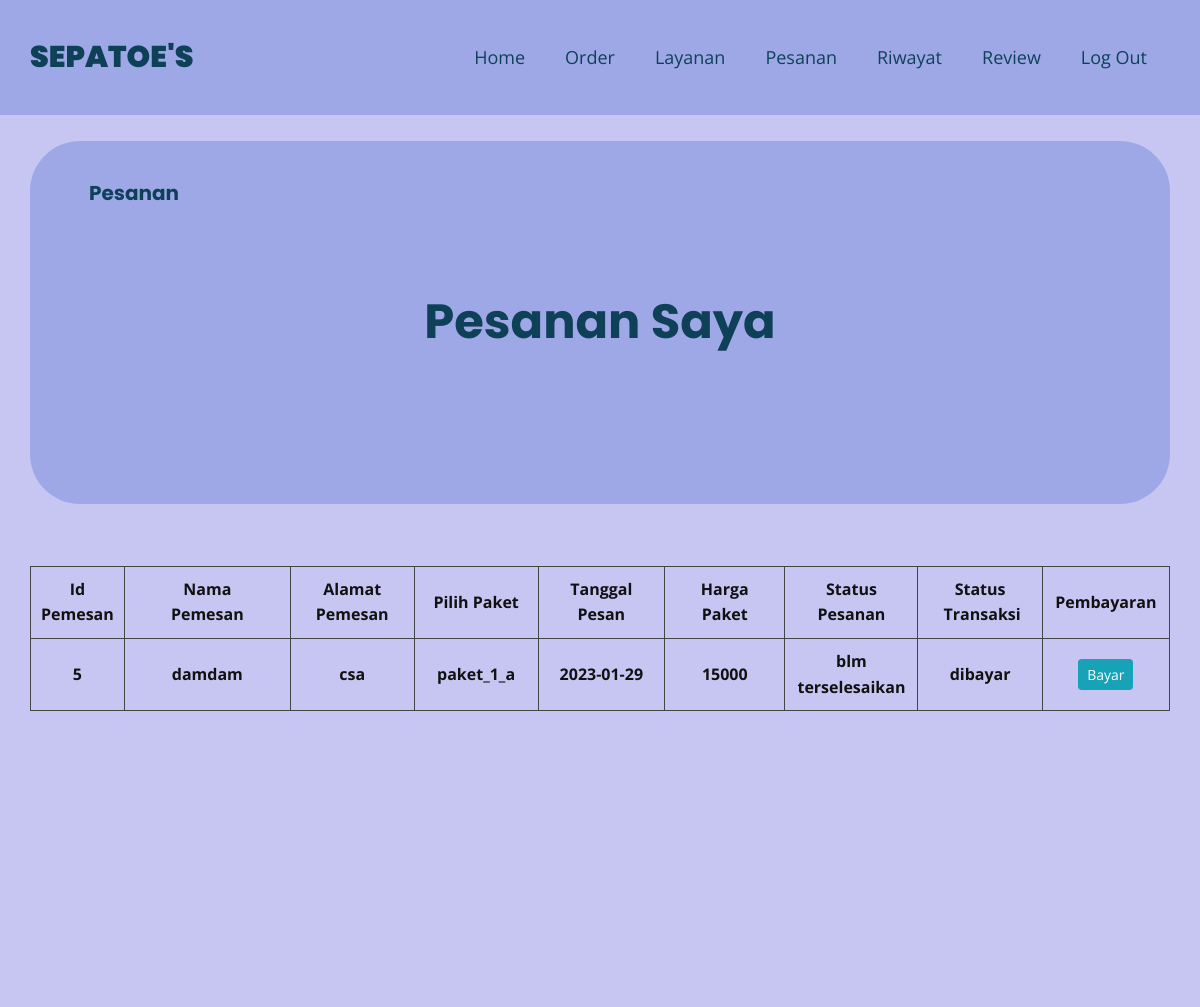
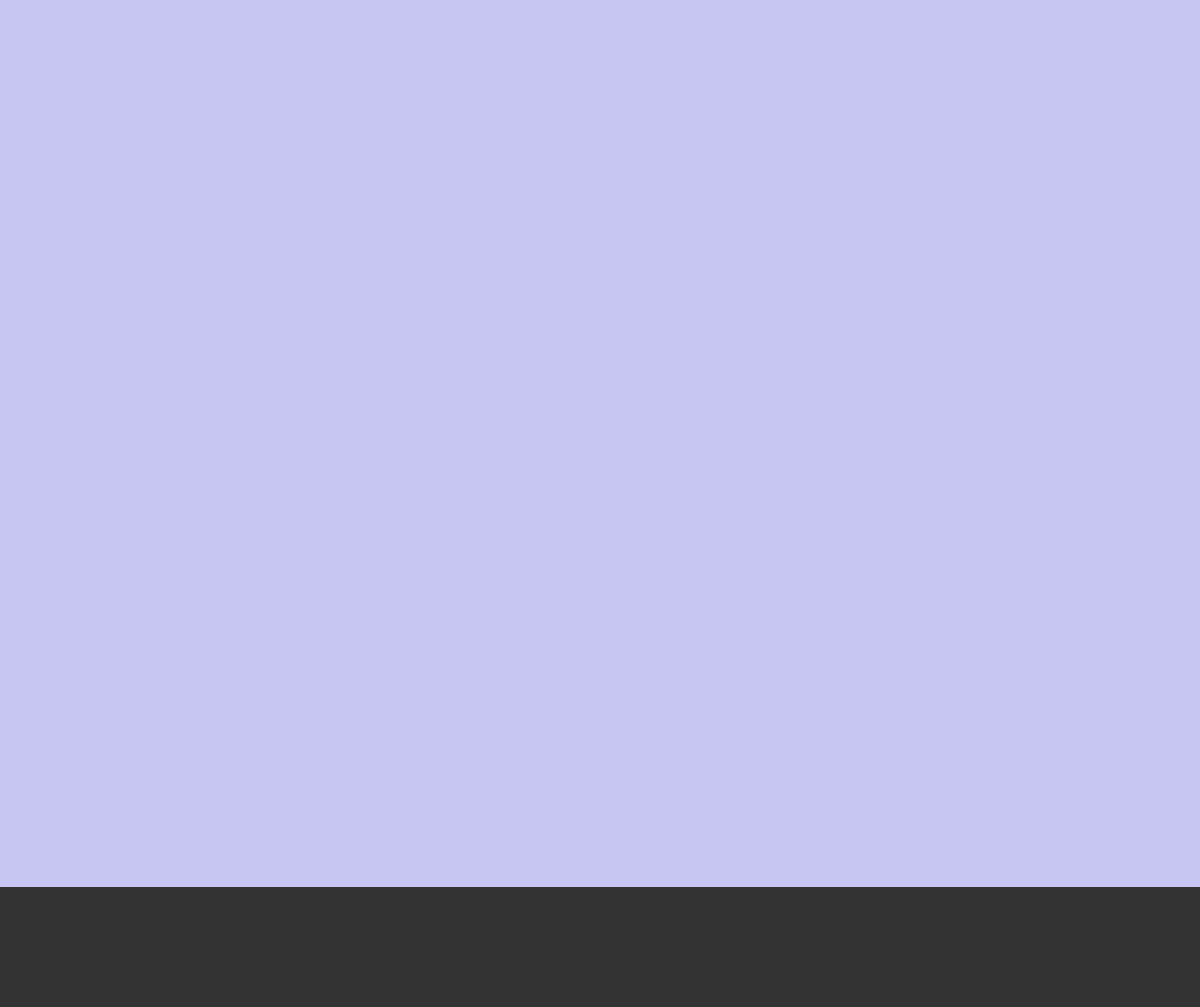
Page /pesanan.php?id=50 on the committed database (2 pictures, top to bottom).
### tables this page shows
CREATE TABLE `tb_order` (
  `id_order` int(11) NOT NULL,
  `id` int(11) NOT NULL,
  `nama_pemesan` varchar(50) NOT NULL,
  `nomor_hp_pemesan` int(13) NOT NULL,
  `alamat_pemesan` varchar(70) NOT NULL,
  `paket` varchar(70) NOT NULL,
  `harga` int(11) NOT NULL,
  `jenis_sepatu` varchar(70) NOT NULL,
  `tanggal` varchar(70) NOT NULL,
  `status` varchar(70) NOT NULL,
  `transaksi` varchar(50) NOT NULL,
  `metode` varchar(50) NOT NULL,
  `bukti` varchar(50) NOT NULL
);

### pesanan.php (the view, shortened to what this page needs)
<?php
include 'koneksi.php';
$sql = mysqli_query($conn, "SELECT * FROM tb_order WHERE id='$_GET[id]'  AND status='blm terselesaikan' OR status='diproses'");
$id = $_GET['id'];
?>
<!DOCTYPE html>
<html style="font-size: 16px;" lang="en"><head>
    <link rel="stylesheet" href="nicepage.css" media="screen">
<link rel="stylesheet" href="pesanan.css" media="screen">
                <link rel="stylesheet" href="https://cdn.jsdelivr.net/npm/bootstrap@4.5.3/dist/css/bootstrap.min.css"
>
  </head>
  <body class="u-body u-xl-mode" data-lang="en"><header class="u-clearfix u-custom-color-2 u-header u-header" id="sec-c9cd"><div class="u-clearfix u-sheet u-valign-middle-lg u-valign-middle-md u-valign-middle-sm u-valign-middle-xs u-sheet-1">
        <p class="u-custom-font u-text u-text-custom-color-3 u-text-default u-text-1">SEPATOE'S</p>
        <nav class="u-menu u-menu-one-level u-offcanvas u-menu-1">
          <div class="u-custom-menu u-nav-container">
            <ul class="u-nav u-unstyled u-nav-1"><li class="u-nav-item"><a class="u-button-style u-nav-link u-text-active-custom-color-3 u-text-custom-color-3 u-text-hover-palette-2-base" href="menu.php?id=<?=$id?>" style="padding: 10px 20px;">Home</a>
</li><li class="u-nav-item"><a class="u-button-style u-nav-link u-text-active-custom-color-3 u-text-custom-color-3 u-text-hover-palette-2-base" href="Order.php?id=<?=$id?>" style="padding: 10px 20px;">Order</a>
</li><li class="u-nav-item"><a class="u-button-style u-nav-link u-text-active-custom-color-3 u-text-custom-color-3 u-text-hover-palette-2-base" href="Layanan.php?id=<?=$id?>" style="padding: 10px 20px;">Layanan</a>
</li><li class="u-nav-item"><a class="u-button-style u-nav-link u-text-active-custom-color-3 u-text-custom-color-3 u-text-hover-palette-2-base" href="pesanan.php?id=<?=$id?>" style="padding: 10px 20px;">Pesanan</a>
</li><li class="u-nav-item"><a class="u-button-style u-nav-link u-text-active-custom-color-3 u-text-custom-color-3 u-text-hover-palette-2-base" href="riwayat.php?id=<?=$id?>" style="padding: 10px 20px;">Riwayat</a>
</li><li class="u-nav-item"><a class="u-button-style u-nav-link u-text-active-custom-color-3 u-text-custom-color-3 u-text-hover-palette-2-base" href="riview.php?id=<?=$id?>" style="padding: 10px 20px;">Review</a>
</li><li class="u-nav-item"><a class="u-button-style u-nav-link u-text-active-custom-color-3 u-text-custom-color-3 u-text-hover-palette-2-base" href="index.php" style="padding: 10px 20px;">Log Out</a>
</li></ul>
          </div>
        </nav>
      </div></header>
    <section class="u-clearfix u-custom-color-1 u-section-1" id="sec-1b41">
      <div class="u-clearfix u-sheet u-sheet-1">
        <div class="u-custom-color-2 u-expanded-width u-radius-50 u-shape u-shape-round u-shape-1"></div>
        <p class="u-custom-font u-text u-text-custom-color-3 u-text-default u-text-1">Pesanan</p>
        <p class="u-custom-font u-text u-text-custom-color-3 u-text-default u-text-2">Pesanan Saya</p>
        <div class="u-expanded-width u-table u-table-responsive u-table-1">
          <table class="u-table-entity">
            <colgroup>
              <col width="7.1%">
              <col width="14.9%">
              <col width="11%">
              <col width="11%">
              <col width="11.3%">
              <col width="10.8%">
              <col width="11.7%">
              <col width="11%">
              <col width="11.2%">
            </colgroup>
            <tbody class="u-align-center u-table-body u-table-body-1">
              <tr style="height: 67px;">
                <td class="u-border-1 u-border-grey-dark-1 u-table-cell">Id<br>Pemesan
                </td>
                <td class="u-border-1 u-border-grey-dark-1 u-table-cell">Nama<br>Pemesan
                </td>
                <td class="u-border-1 u-border-grey-dark-1 u-table-cell">Alamat<br>Pemesan
                </td>
                <td class="u-border-1 u-border-grey-dark-1 u-table-cell">Pilih Paket</td>
                <td class="u-border-1 u-border-grey-dark-1 u-table-cell">Tanggal<br>Pesan
                </td>
                <td class="u-border-1 u-border-grey-dark-1 u-table-cell">Harga<br>Paket
                </td>
                <td class="u-border-1 u-border-grey-dark-1 u-table-cell">Status<br>Pesanan
                </td>
                <td class="u-border-1 u-border-grey-dark-1 u-table-cell">Status<br>&nbsp;Transaksi
                </td>
                <td class="u-border-1 u-border-grey-dark-1 u-table-cell">Pembayaran</td>
              </tr>
              <?php
              foreach ($sql as $s) {
                ?>
              <tr style="height: 58px;">
                <td class="u-border-1 u-border-grey-dark-1 u-table-cell"><?= $s['id_order'] ?></td>
                <td class="u-border-1 u-border-grey-dark-1 u-table-cell"><?= $s['nama_pemesan'] ?></td>
                <td class="u-border-1 u-border-grey-dark-1 u-table-cell"><?= $s['alamat_pemesan'] ?></td>
                <td class="u-border-1 u-border-grey-dark-1 u-table-cell"><?= $s['paket'] ?></td>
                <td class="u-border-1 u-border-grey-dark-1 u-table-cell"><?= $s['tanggal'] ?></td>
                <td class="u-border-1 u-border-grey-dark-1 u-table-cell"><?= $s['harga'] ?></td>
                <td class="u-border-1 u-border-grey-dark-1 u-table-cell"><?= $s['status'] ?></td>
                <td class="u-border-1 u-border-grey-dark-1 u-table-cell"><?= $s['transaksi'] ?></td>
                <td class="u-border-1 u-border-grey-dark-1 u-table-cell" class="u-border-none u-btn u-btn-round u-button-style u-custom-color-5 u-hover-palette-1-light-1 u-radius-6 u-btn-1">
                                                <a href="" class="btn btn-sm btn-info" data-toggle="modal"
                                                    data-target="#modal<?php echo $s['id_order']; ?>">Bayar</a>
                                            </td>
              </tr>
              <?php
              }
              ?>
            </tbody>
          </table>
    </section>
    <footer class="u-align-center u-clearfix u-footer u-grey-80 u-footer" id="sec-2cb2"><div class="u-clearfix u-sheet u-sheet-1"></div></footer>
</body>
</html>

### pesanan.css (style rules this page uses)
.u-section-1 { background-image: none; }
.u-section-1 .u-sheet-1 { min-height: 1779px; }
.u-section-1 .u-shape-1 { height: 363px; margin-top: 26px; margin-bottom: 0; }
.u-section-1 .u-text-1 { font-family: Poppins; font-size: 1.25rem; font-weight: 700; margin: -327px auto 0 59px; }
.u-section-1 .u-text-2 { font-family: Poppins; font-size: 3rem; font-weight: 700; margin: 75px auto 0; }
.u-section-1 .u-table-1 { margin-top: 205px; margin-bottom: 0; }
.u-section-1 .u-table-body-1 { font-weight: 700; }

### rows in the picture
tb_order: id_order "5", nama_pemesan "damdam", alamat_pemesan "csa", paket "paket_1_a", tanggal "2023-01-29", harga "15000", status "blm terselesaikan", transaksi "dibayar"
